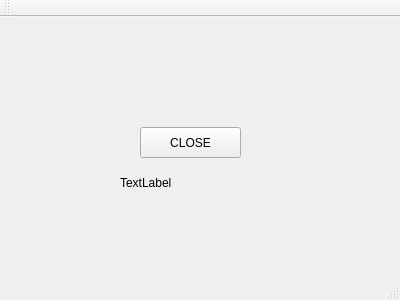
<?xml version="1.0" encoding="UTF-8"?>
<ui version="4.0">
 <class>MainWindow</class>
 <widget class="QMainWindow" name="MainWindow">
  <property name="geometry">
   <rect>
    <x>0</x>
    <y>0</y>
    <width>400</width>
    <height>300</height>
   </rect>
  </property>
  <property name="windowTitle">
   <string>MainWindow</string>
  </property>
  <widget class="QWidget" name="centralWidget">
   <widget class="QPushButton" name="close">
    <property name="geometry">
     <rect>
      <x>140</x>
      <y>110</y>
      <width>101</width>
      <height>31</height>
     </rect>
    </property>
    <property name="text">
     <string>CLOSE</string>
    </property>
   </widget>
   <widget class="QLabel" name="label">
    <property name="geometry">
     <rect>
      <x>120</x>
      <y>150</y>
      <width>151</width>
      <height>31</height>
     </rect>
    </property>
    <property name="text">
     <string>TextLabel</string>
    </property>
   </widget>
  </widget>
  <widget class="QMenuBar" name="menuBar">
   <property name="geometry">
    <rect>
     <x>0</x>
     <y>0</y>
     <width>400</width>
     <height>26</height>
    </rect>
   </property>
  </widget>
  <widget class="QToolBar" name="mainToolBar">
   <attribute name="toolBarArea">
    <enum>TopToolBarArea</enum>
   </attribute>
   <attribute name="toolBarBreak">
    <bool>false</bool>
   </attribute>
  </widget>
  <widget class="QStatusBar" name="statusBar"/>
 </widget>
 <layoutdefault spacing="6" margin="11"/>
 <resources/>
 <connections>
  <connection>
   <sender>close</sender>
   <signal>clicked()</signal>
   <receiver>MainWindow</receiver>
   <slot>close()</slot>
   <hints>
    <hint type="sourcelabel">
     <x>182</x>
     <y>170</y>
    </hint>
    <hint type="destinationlabel">
     <x>217</x>
     <y>211</y>
    </hint>
   </hints>
  </connection>
 </connections>
</ui>
